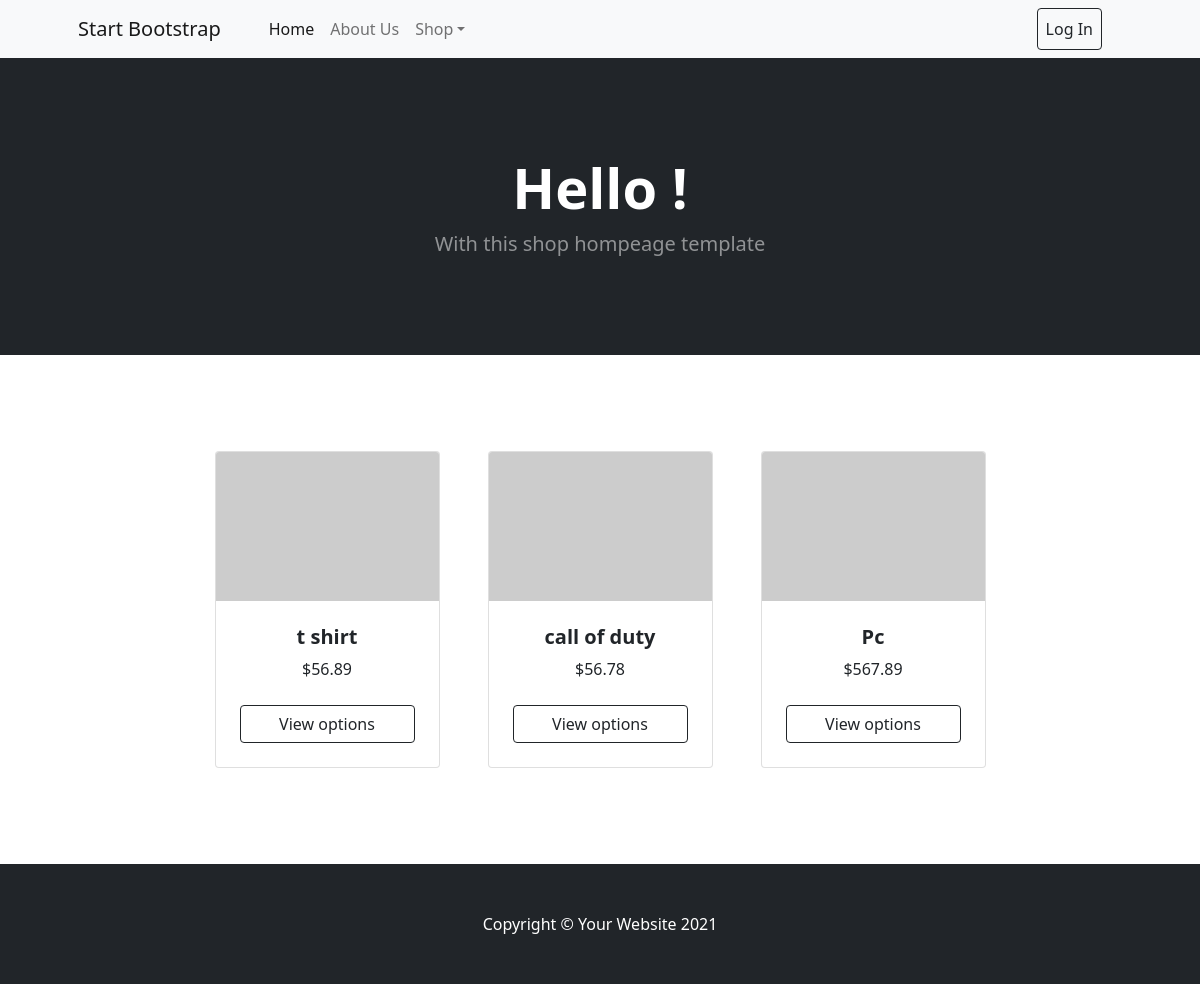
The app's page /, older data.
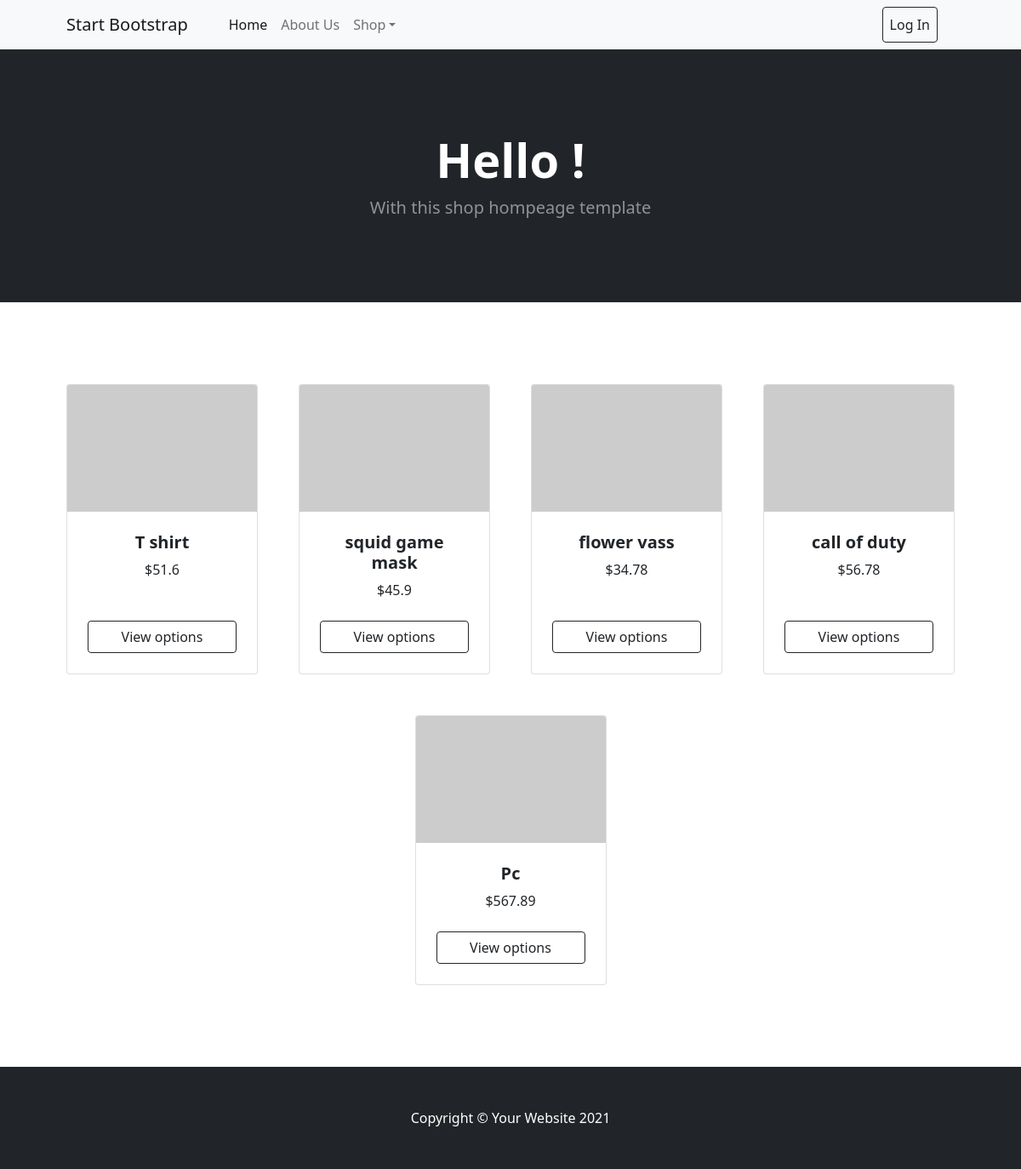
The same page, newer data.
### shop/models.py (models this page shows, shortened)
class Item(models.Model):
    name = models.CharField(max_length=90)
    post_date = models.DateTimeField(auto_now=True)
    price = models.FloatField()
    user = models.ForeignKey(User, on_delete=models.CASCADE)
    class Meta:
        ordering = ['-post_date']

### shop/views.py (the view)
# urls.py: path('', views.Index.as_view(), name='index'),
class Index(View):
    def get(self, req):
        cartcount = getCartCount(req.user)
        items = Item.objects.all()
        imgs = Images.objects.get(item=items[0])
        ctx = {
            'count': cartcount,
            'items': items,
            'img': imgs
        }
        return render(req, 'shop/home.html', ctx)

### shop/views.py (called while the page is built)
def getCartCount(user):
    cart = CartItem.objects.filter(user_id=user.id)
    cartcount = len(cart)
    return cartcount

### templates/shop/home.html (shortened to what this page needs)
{% extends 'shop/layout.html' %}
{% block content %}
<header class="bg-dark py-5">
    <div class="container px-4 px-lg-5 my-5">
        <div class="text-center text-white">
            <h1 class="display-4 fw-bolder">Hello !</h1>
            <p class="lead fw-normal text-white-50 mb-0">With this shop hompeage template</p>
        </div>
    </div>
</header>
<section class="py-5">
    <div class="container px-4 px-lg-5 mt-5">
        <div class="row gx-4 gx-lg-5 row-cols-2 row-cols-md-3 row-cols-xl-4 justify-content-center">
        {% for item in items %}
        <div class="col-6 mb-5" >
            <div class="card h-100">
                <img class="card-img-top" src="https://dummyimage.com/450x300/dee2e6/6c757d.jpg" alt="..." />
                <div class="card-body p-4">
                    <div class="text-center">
                        <h5 class="fw-bolder">{{ item.name }}</h5>
                        ${{ item.price }}
                    </div>
                </div>
                <div class="card-footer p-4 pt-0 border-top-0 bg-transparent">
                    <div class="text-center w-100 d-flex flex-column">
                        <a class="btn btn-outline-dark mt-auto"
                        href="{% url 'item' item.id %}">View options</a>
                    </div>
                </div>
            </div>
        </div>
        {% endfor %}
        </div>
    </div>
</section>
{% endblock %}

Row changes from the older to the newer data that the page shows:
changed Item: name "t shirt" → "T shirt"; price "56.89" → "51.6"
added Item: name "squid game mask", price "45.9"
added Item: name "flower vass", price "34.78"
